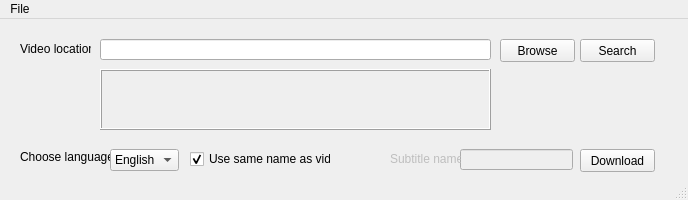
<?xml version="1.0" encoding="UTF-8"?>
<ui version="4.0">
 <class>MainWindow</class>
 <widget class="QMainWindow" name="MainWindow">
  <property name="geometry">
   <rect>
    <x>0</x>
    <y>0</y>
    <width>688</width>
    <height>200</height>
   </rect>
  </property>
  <property name="minimumSize">
   <size>
    <width>688</width>
    <height>200</height>
   </size>
  </property>
  <property name="maximumSize">
   <size>
    <width>688</width>
    <height>200</height>
   </size>
  </property>
  <property name="windowTitle">
   <string>MainWindow</string>
  </property>
  <widget class="QWidget" name="centralwidget">
   <widget class="QLineEdit" name="labelVideo">
    <property name="geometry">
     <rect>
      <x>100</x>
      <y>20</y>
      <width>391</width>
      <height>21</height>
     </rect>
    </property>
   </widget>
   <widget class="QPushButton" name="btnBrowse">
    <property name="geometry">
     <rect>
      <x>500</x>
      <y>20</y>
      <width>75</width>
      <height>23</height>
     </rect>
    </property>
    <property name="text">
     <string>Browse</string>
    </property>
   </widget>
   <widget class="QLabel" name="label">
    <property name="geometry">
     <rect>
      <x>20</x>
      <y>20</y>
      <width>71</width>
      <height>20</height>
     </rect>
    </property>
    <property name="text">
     <string>Video location</string>
    </property>
   </widget>
   <widget class="QCheckBox" name="checkBox">
    <property name="geometry">
     <rect>
      <x>190</x>
      <y>130</y>
      <width>141</width>
      <height>20</height>
     </rect>
    </property>
    <property name="text">
     <string>Use same name as video</string>
    </property>
    <property name="checked">
     <bool>true</bool>
    </property>
   </widget>
   <widget class="QPushButton" name="btnDownload">
    <property name="geometry">
     <rect>
      <x>580</x>
      <y>130</y>
      <width>75</width>
      <height>23</height>
     </rect>
    </property>
    <property name="text">
     <string>Download</string>
    </property>
   </widget>
   <widget class="QPushButton" name="btnSearch">
    <property name="geometry">
     <rect>
      <x>580</x>
      <y>20</y>
      <width>75</width>
      <height>23</height>
     </rect>
    </property>
    <property name="text">
     <string>Search</string>
    </property>
   </widget>
   <widget class="QLabel" name="label_2">
    <property name="geometry">
     <rect>
      <x>20</x>
      <y>130</y>
      <width>101</width>
      <height>16</height>
     </rect>
    </property>
    <property name="text">
     <string>Choose language</string>
    </property>
   </widget>
   <widget class="QComboBox" name="langBox">
    <property name="geometry">
     <rect>
      <x>110</x>
      <y>130</y>
      <width>69</width>
      <height>22</height>
     </rect>
    </property>
    <item>
     <property name="text">
      <string>English</string>
     </property>
    </item>
    <item>
     <property name="text">
      <string>Portuguese</string>
     </property>
    </item>
    <item>
     <property name="text">
      <string>Spanish</string>
     </property>
    </item>
    <item>
     <property name="text">
      <string>French</string>
     </property>
    </item>
    <item>
     <property name="text">
      <string>Italian</string>
     </property>
    </item>
   </widget>
   <widget class="QLineEdit" name="lineEdit">
    <property name="enabled">
     <bool>false</bool>
    </property>
    <property name="geometry">
     <rect>
      <x>460</x>
      <y>130</y>
      <width>113</width>
      <height>21</height>
     </rect>
    </property>
   </widget>
   <widget class="QLabel" name="label_3">
    <property name="enabled">
     <bool>false</bool>
    </property>
    <property name="geometry">
     <rect>
      <x>390</x>
      <y>130</y>
      <width>71</width>
      <height>20</height>
     </rect>
    </property>
    <property name="text">
     <string>Subtitle name</string>
    </property>
   </widget>
   <widget class="QFrame" name="frame">
    <property name="geometry">
     <rect>
      <x>100</x>
      <y>50</y>
      <width>391</width>
      <height>61</height>
     </rect>
    </property>
    <property name="frameShape">
     <enum>QFrame::Box</enum>
    </property>
    <property name="frameShadow">
     <enum>QFrame::Raised</enum>
    </property>
    <widget class="QLabel" name="label_4">
     <property name="geometry">
      <rect>
       <x>20</x>
       <y>20</y>
       <width>351</width>
       <height>20</height>
      </rect>
     </property>
     <property name="text">
      <string/>
     </property>
    </widget>
   </widget>
  </widget>
  <widget class="QMenuBar" name="menubar">
   <property name="geometry">
    <rect>
     <x>0</x>
     <y>0</y>
     <width>688</width>
     <height>21</height>
    </rect>
   </property>
   <widget class="QMenu" name="menuFile">
    <property name="title">
     <string>File</string>
    </property>
    <addaction name="actionExit"/>
   </widget>
   <addaction name="menuFile"/>
  </widget>
  <widget class="QStatusBar" name="statusbar"/>
  <action name="actionExit">
   <property name="text">
    <string>Exit</string>
   </property>
  </action>
 </widget>
 <resources/>
 <connections/>
</ui>
